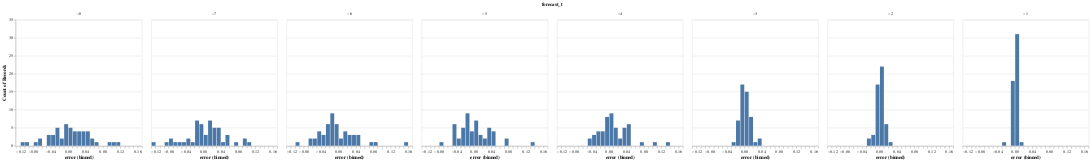

Source (notebook cell):
### Code cell
errors = (
    forecasts.filter(pl.col("forecast_t") != 0)
    .join(
        forecasts.filter(pl.col("forecast_t") == 0)
        .drop("forecast_t")
        .rename({"pred": "true"}),
        on=["season", "geography"],
    )
    .with_columns(error=pl.col("pred") - pl.col("true"))
)

alt.Chart(errors).mark_bar().encode(
    alt.X("error", bin=alt.Bin(step=0.01)), alt.Y("count()"), alt.Facet("forecast_t")
)

### Figure 1 — Vega-Lite specification as saved in the notebook (floating-point values rounded to 4 significant figures; data arrays with more than 128 entries replaced by an {"elided": "..."} marker saying what was removed)
{"config": {"view": {"continuousWidth": 300, "continuousHeight": 300}}, "data": {"name": "data-77e16b370713a931a1d1a803cfc5648f"}, "mark": {"type": "bar"}, "encoding": {"facet": {"field": "forecast_t", "type": "quantitative"}, "x": {"bin": {"step": 0.01}, "field": "error", "type": "quantitative"}, "y": {"aggregate": "count", "type": "quantitative"}}, "$schema": "https://vega.github.io/schema/vega-lite/v5.20.1.json", "datasets": {"data-77e16b370713a931a1d1a803cfc5648f": {"elided": "408 records"}}}
